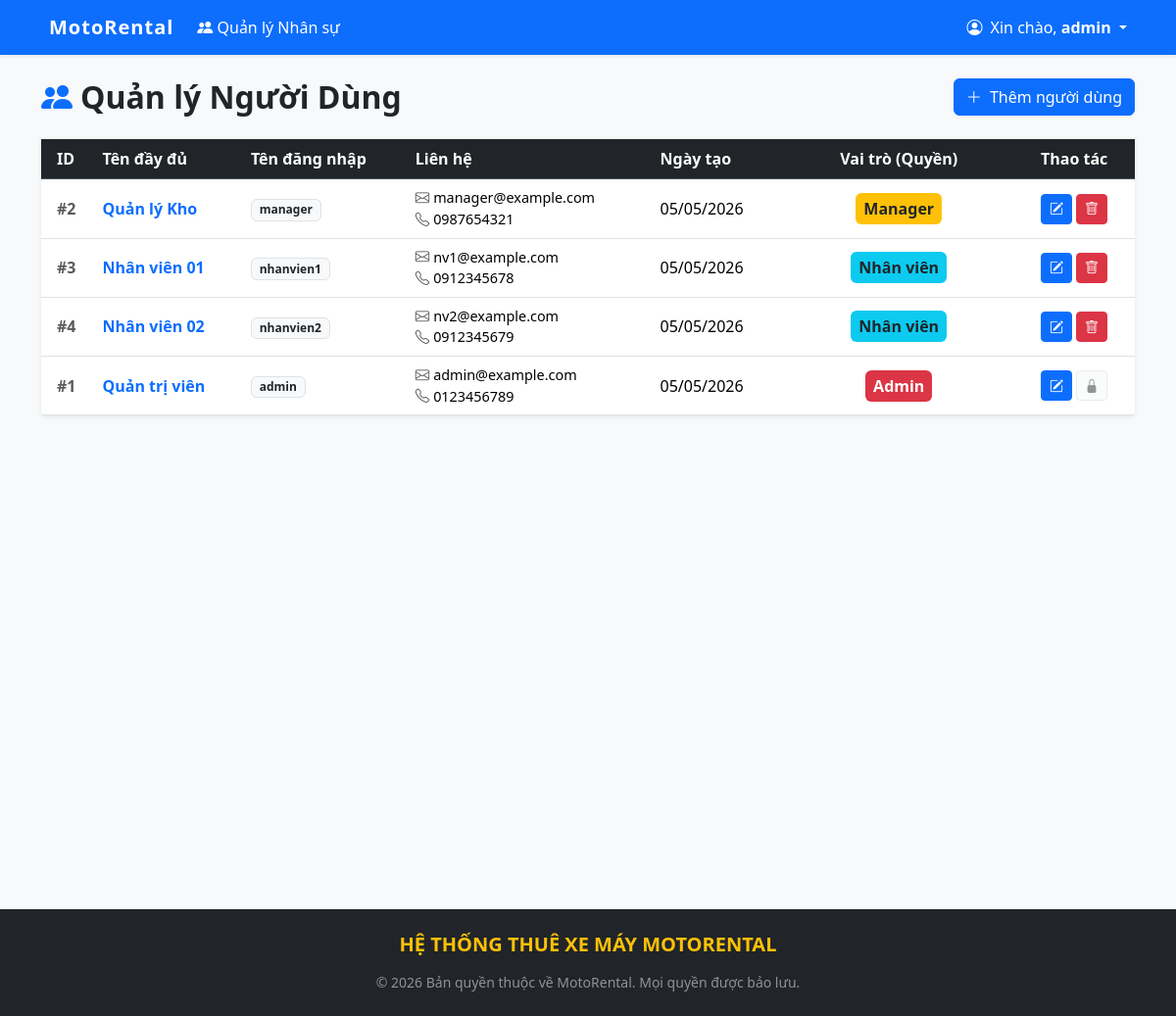
/admin/manage_users.php (signed in), run on the app's committed database.
### tables this page shows
CREATE TABLE users (
    id INT AUTO_INCREMENT PRIMARY KEY,
    username VARCHAR(50) NOT NULL UNIQUE,
    password VARCHAR(255) NOT NULL,
    full_name VARCHAR(100) NOT NULL,
    email VARCHAR(100) NOT NULL UNIQUE,
    phone VARCHAR(20) NOT NULL,
    role ENUM('manager', 'employee', 'admin') DEFAULT 'employee',
    created_at TIMESTAMP DEFAULT CURRENT_TIMESTAMP
);

### admin/manage_users.php (the view, shortened to what this page needs)
<?php
require_once dirname(__DIR__) . '/core.php';
$sql = "SELECT id, username, full_name, email, phone, role, created_at FROM users ORDER BY role ASC, created_at DESC";
$users = $pdo->query($sql)->fetchAll();
?>
<div class="d-flex justify-content-between align-items-center mb-4 mt-3">
    <h2 class="fw-bold mb-0 text-dark"><i class="bi bi-people-fill text-primary me-2"></i>Quản lý Người Dùng</h2>
    <button class="btn btn-primary" type="button" data-bs-toggle="collapse" data-bs-target="#addUserCollapse">
        <i class="bi bi-plus-lg me-1"></i> Thêm người dùng
    </button>
</div>
<div class="card shadow-sm border-0 mb-5">
    <div class="card-body p-0">
        <div class="table-responsive">
            <table class="table table-hover align-middle mb-0">
                <thead class="table-dark">
                    <tr>
                        <th class="ps-3">ID</th>
                        <th>Tên đầy đủ</th>
                        <th>Tên đăng nhập</th>
                        <th>Liên hệ</th>
                        <th>Ngày tạo</th>
                        <th class="text-center" style="width: 250px;">Vai trò (Quyền)</th>
                        <th class="text-center pe-3">Thao tác</th>
                    </tr>
                </thead>
                <tbody>
                    <?php foreach ($users as $u): ?>
                        <tr>
                            <td class="ps-3 fw-bold text-muted">#<?= $u['id'] ?></td>
                            <td class="fw-bold text-primary"><?= htmlspecialchars($u['full_name']) ?></td>
                            <td><span class="badge bg-light text-dark border"><?= htmlspecialchars($u['username']) ?></span></td>
                            <td>
                                <div style="font-size: 0.9rem;"><i class="bi bi-envelope text-muted me-1"></i><?= htmlspecialchars($u['email']) ?></div>
                                <div style="font-size: 0.9rem;"><i class="bi bi-telephone text-muted me-1"></i><?= htmlspecialchars($u['phone']) ?></div>
                            </td>
                            <td><?= date('d/m/Y', strtotime($u['created_at'])) ?></td>
                            <td class="text-center">
                                <?php
                                    $role_badge = 'bg-secondary';
                                    $role_text = 'Khách hàng';
                                    if ($u['role'] == 'admin') { $role_badge = 'bg-danger'; $role_text = 'Admin'; }
                                    if ($u['role'] == 'manager') { $role_badge = 'bg-warning text-dark'; $role_text = 'Manager'; }
                                    if ($u['role'] == 'employee') { $role_badge = 'bg-info text-dark'; $role_text = 'Nhân viên'; }
                                ?>
                                <span class="badge <?= $role_badge ?> p-2 fs-6"><?= $role_text ?></span>
                            </td>
                            <td class="text-center pe-3">
                                <div class="d-flex justify-content-center gap-1">
                                    <a href="edit_user.php?id=<?= $u['id'] ?>" class="btn btn-sm btn-primary" title="Sửa thông tin">
                                        <i class="bi bi-pencil-square"></i>
                                    </a>
                                    <?php if ($u['id'] !== $_SESSION['user_id']): ?>
                                        <form action="manage_users.php" method="POST" onsubmit="return confirm('Bạn có CHẮC CHẮN muốn xóa tài khoản <?= htmlspecialchars($u['username']) ?> không? Toàn bộ dữ liệu của người này có thể sẽ bị ảnh hưởng.');">
                                            <button type="submit" class="btn btn-sm btn-danger" title="Xóa tài khoản này">
                                                <i class="bi bi-trash"></i>
                                            </button>
                                        </form>
                                    <?php else: ?>
                                        <button class="btn btn-sm btn-light text-muted border" disabled><i class="bi bi-lock-fill"></i></button>
                                    <?php endif; ?>
                                </div>
                            </td>
                        </tr>
                    <?php endforeach; ?>
                </tbody>
            </table>
        </div>
    </div>
</div>

### core.php (style rules this page uses)
body { background-color: #f8f9fa; }

### data on the page
users: id "2", full_name "Quản lý Kho", username "manager", email "manager@example.com", phone "0987654321", created_at "05/05/2026", role "Manager"
users: id "3", full_name "Nhân viên 01", username "nhanvien1", email "nv1@example.com", phone "0912345678", created_at "05/05/2026", role "Nhân viên"
users: id "4", full_name "Nhân viên 02", username "nhanvien2", email "nv2@example.com", phone "0912345679", created_at "05/05/2026", role "Nhân viên"
users: id "1", full_name "Quản trị viên", username "admin", email "admin@example.com", phone "0123456789", created_at "05/05/2026", role "Admin"

### other printed values
$_SESSION['full_name'] "admin"
